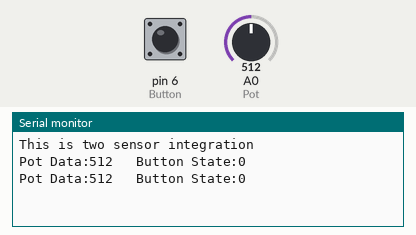
This sketch was run on a simulated Arduino Uno, built with avr-gcc and run on an emulated ATmega328P. Parts: the last lines printed to the serial monitor. The inputs (shaded band) are chosen by the test bench; at power-on: A0 (Pot) = 512, pin 6 (Button) LOW.

Above: at 1.8 s.
1.9 s: A0 (Pot) set to 716
At 2.8 s:
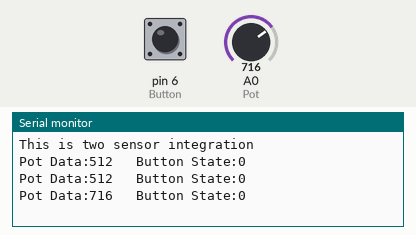
3.4 s: pin 6 (Button) pulled HIGH for 1.2 s
At 4.7 s:
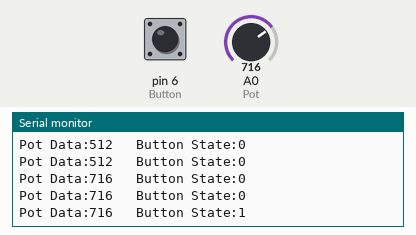
6.1 s: A0 (Pot) set to 900
At 6.1 s:
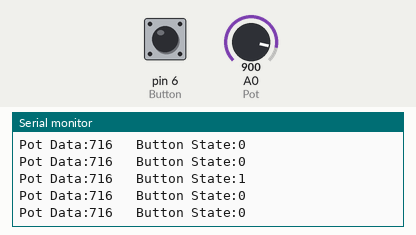
7.6 s: pin 6 (Button) pulled HIGH for 1.2 s
At 8.8 s:
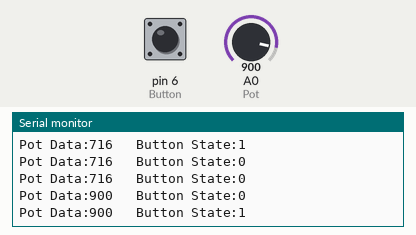
Timing chart, 0 to 10.6 s (numbered marks = the images above; inputs shaded):
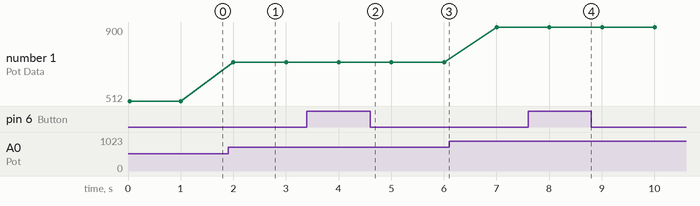

Measured:
- after the input at 1.9 s, the serial monitor: prints a new line after 0.10 s (image 1)
- after the input at 3.4 s, the serial monitor: prints a new line after 0.60 s (image 2)
- after the input at 7.6 s, the serial monitor: prints a new line after 0.40 s (image 4)
- plotted number 1: 512 → 716 after the input at 1.9 s, 716 → 900 after the input at 6.1 s

The sketch:

2_sensors_integration_with_arduino1.ino
```cpp
#define Pot A0
#define Button 6


void setup() {
pinMode(Pot, INPUT);
pinMode(Button, INPUT);
Serial.begin(9600);
Serial.println("This is two sensor integration");
}

void loop() {
 bool buttonData=0;
 int potData=0;
 buttonData=digitalRead(Button);
 potData=analogRead(Pot);
Serial.print("Pot Data:");
Serial.print(potData);
Serial.print("\t Button State:");
Serial.println(buttonData);
delay(1000);
}
```
